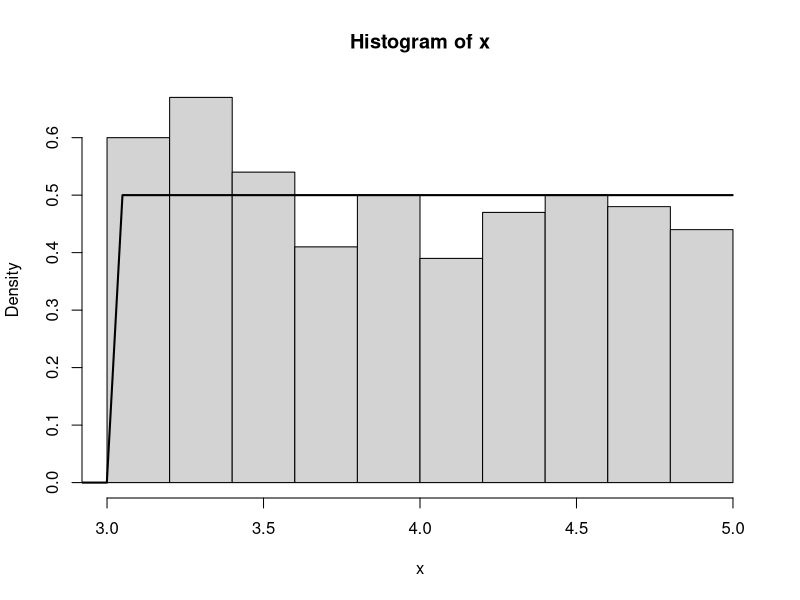
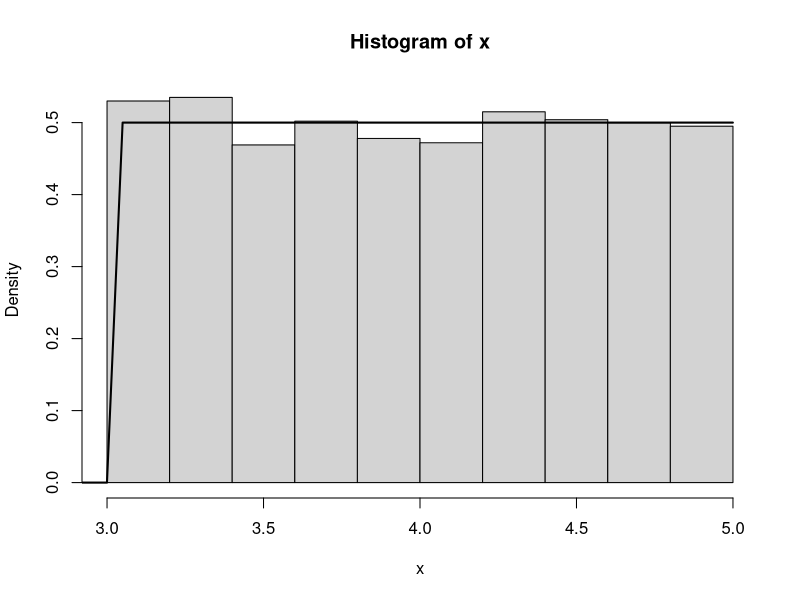
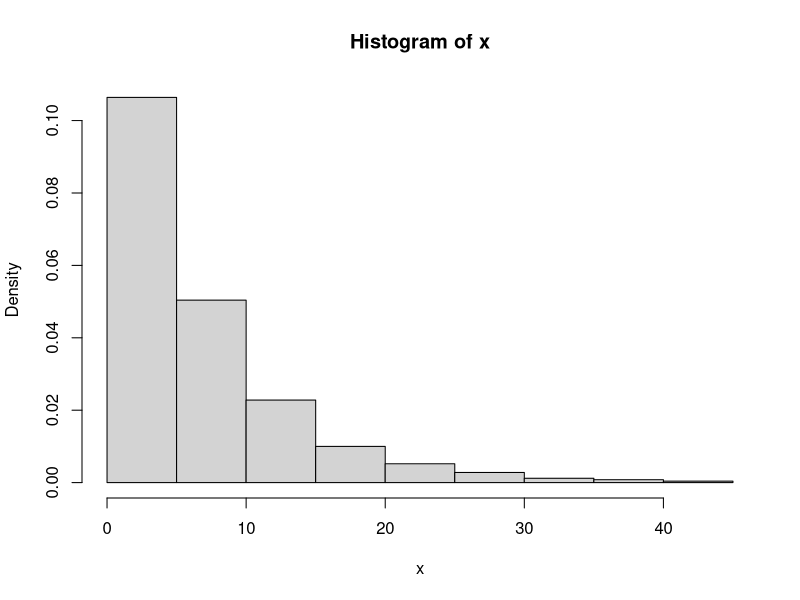
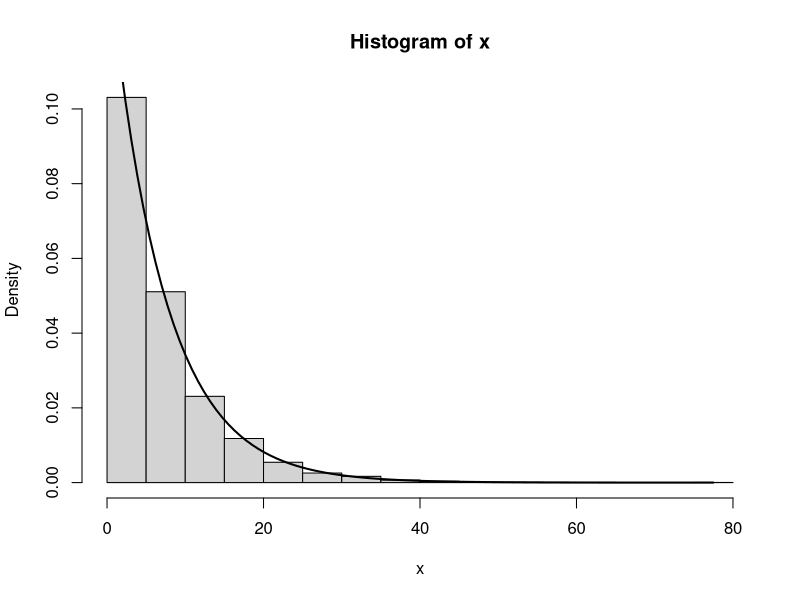
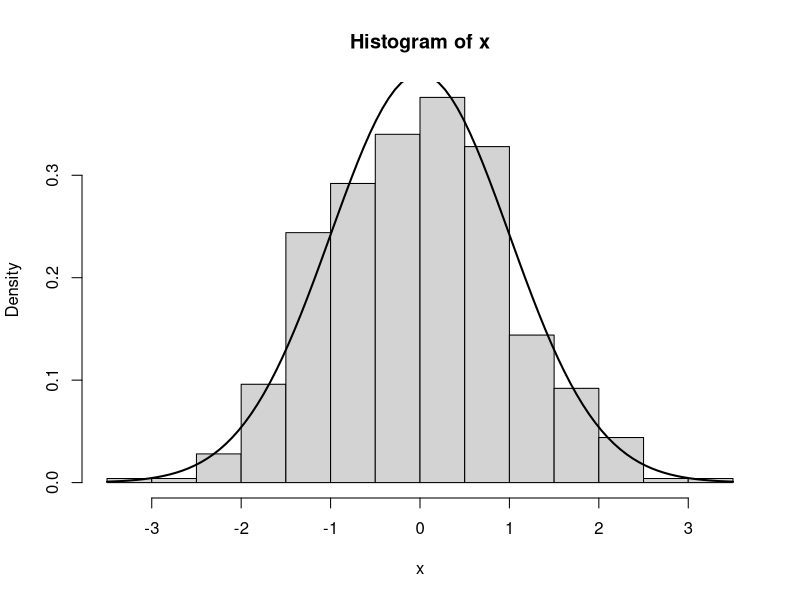
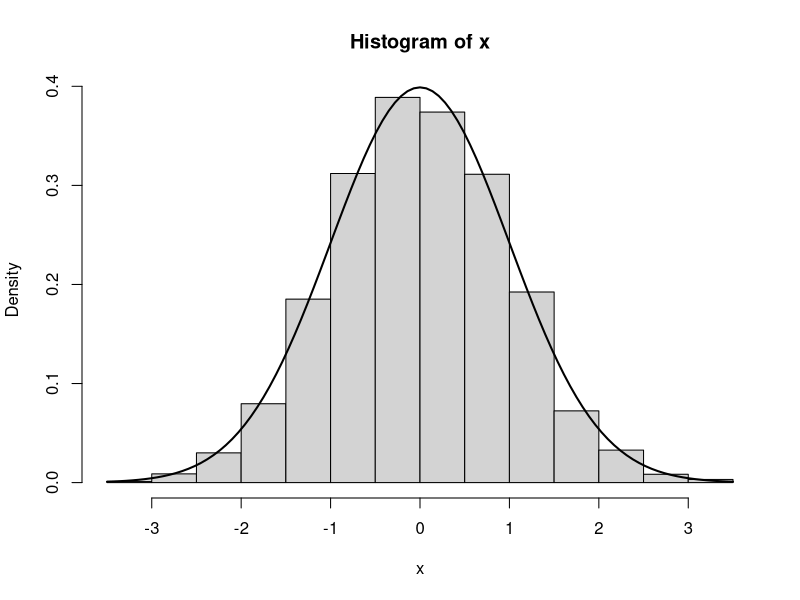
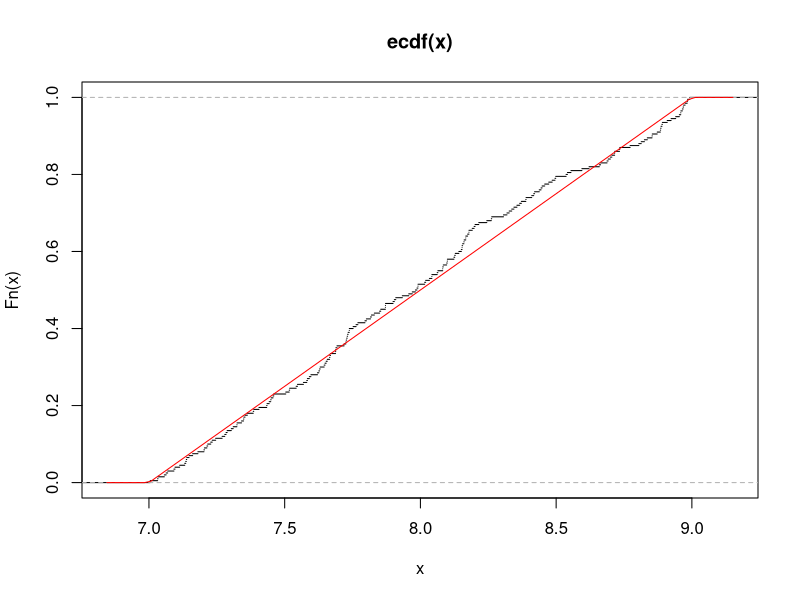
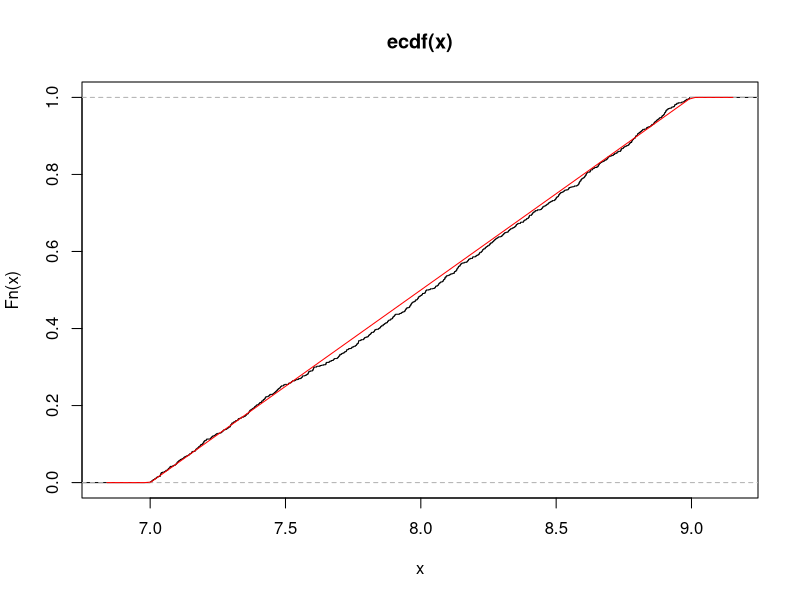

The R source for these figures, in order:
# Problem 32

x <- runif(500, 3, 5)
hist(x, probability=T)
curve(dunif(x, 3, 5), add=T, from=0, to=max(x), lwd=2)
x <- runif(5000, 3, 5)
hist(x, probability=T)
curve(dunif(x, 3, 5), add=T, from=0, to=max(x), lwd=2)

# Problem 33
x <- rexp(500, 1/7)
hist(x, probability='T')
x <- rexp(5000, 1/7)
hist(x, probabilit=T)
curve(dexp(x, 1/7), add=T, from=0, to=max(x), lwd=2)

# Problem 34
x <- rnorm(500, 0, 1)
hist(x, probability = T)
curve(dnorm(x, 0, 1), add=T, lwd=2)
x <- rnorm(5000, 0, 1)
hist(x, probability=T)
curve(dnorm(x, 0, 1), add=T, lwd=2)

# Problem 35
n <- 200
x <- runif(n, 7, 9)
plot.ecdf(x, do.points=F)
curve(punif(x, 7, 9), add=T, col="red")
n <- 1000
x <- runif(n, 7, 9)
plot.ecdf(x)
curve(punif(x, 7, 9), add=T, col="red")

# Problem 36
n <- 200
x <- rexp(n, 3)
plot.ecdf(x, do.points=F)
curve(pexp(x, 3), add=T, col="red")
n <- 1000
x <- rexp(n, 3)
plot.ecdf(x, do.points=F)
curve(pexp(x, 3), add=T, col="red")

# Problem 37
n <- 200
x <- rnorm(n, 4, 1.2)
plot.ecdf(x, do.points=F)
curve(pnorm(x, 4, 1.2), add=T, col="red")
n <- 1000
x <- rnorm(n, 4, 1.2)
plot.ecdf(x, do.points=F)
curve(pnorm(x, 4, 1.2), add=T, col="red")

# Problem 38
x <- runif(1000, 7, 9)
par(mfrow=c(1,3))
curve(dunif(x, 7, 9), from=6, to=10)
curve(punif(x, 7, 9), from=6, to=10)
curve(qunif(x, 7, 9), from=0, to=1)
par(mfrow=c(1,1))

# Problem 39
x <- rexp(1000, 3)
par(mfrow=c(1,3))
curve(dexp(x, 3), from=0)
curve(pexp(x, 3), from=0)
curve(qexp(x, 3), from=0)
par(mfrow=c(1,1))

# Problem 40
x <- rnorm(1000, 4, 1.2)
par(mfrow=c(1,3))
curve(dnorm(x, 4, 1.2), from=0, to=8)
curve(pnorm(x, 4, 1.2), from=0, to=8)
curve(qnorm(x, 4, 1.2), from=0, to=1)
par(mfrow=c(1,1))

# Problem 41
# P(X > 500)
1 - punif(500, 495, 502)
#v=? P(x>v) = 0.8 => P(x<=v) = 0.2
495 + (502-495)*0.2
qunif(0.2, 495, 502)

# Problem 42
1 - pexp(3, 1/4)
pexp(2, 1/4)
(1 - pexp(6, 1/4)) / (1 - pexp(3, 1/4))
qexp(0.9, 1/4)

# Problem 43
1 - pnorm(51, 41, 5)
pnorm(50, 41, 5) - pnorm(45, 41, 5)
qnorm(0.99, 41, 5)
